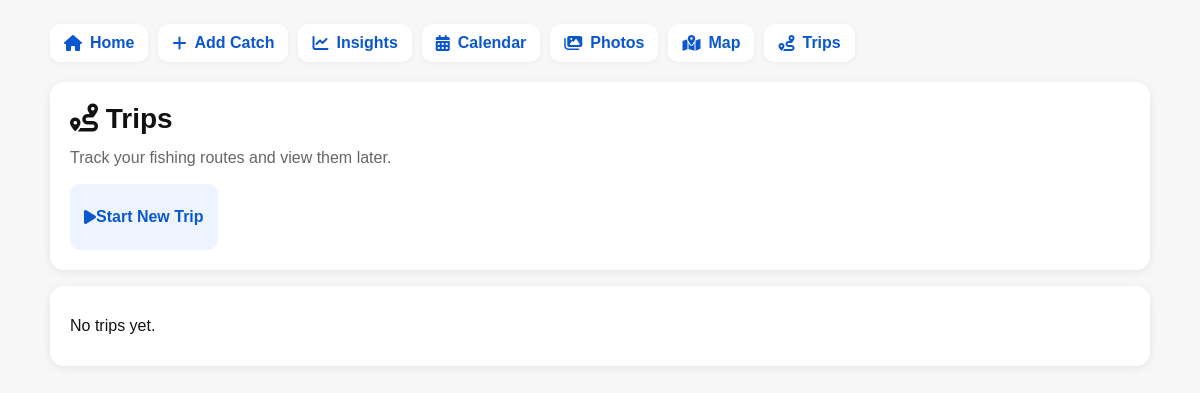
The app's page /trips, older data.
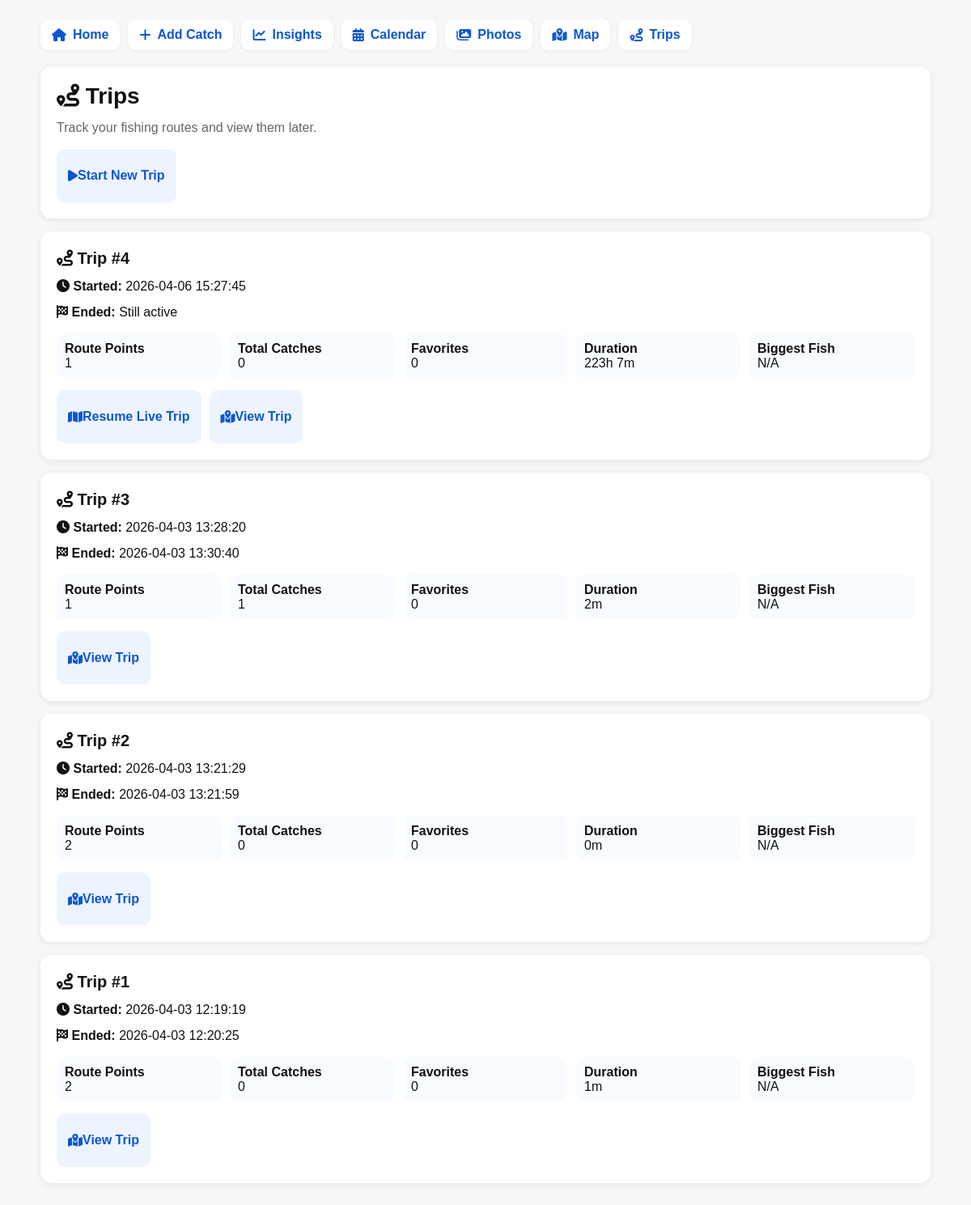
The same page, newer data.
### tables this page shows
CREATE TABLE trips (
            id INTEGER PRIMARY KEY AUTOINCREMENT,
            started_at TEXT,
            ended_at TEXT,
            name TEXT,
            notes TEXT
        );

### app.py (the view)
@app.route("/trips")
def trips():
    all_trips = get_all_trips()
    return render_template("trips.html", trips=all_trips)

### app.py (called while the page is built)
def get_connection():
    conn = sqlite3.connect(DB_FILE)
    conn.row_factory = sqlite3.Row
    return conn

def get_catches_for_trip(trip_id):
    conn = get_connection()
    cursor = conn.cursor()
    cursor.execute("""
        SELECT *
        FROM catches
        WHERE trip_id = ?
        ORDER BY id ASC
    """, (trip_id,))
    catches = cursor.fetchall()
    conn.close()
    return catches

def clean_value(value):
    if value is None:
        return None
    value = str(value).strip()
    if value == "":
        return None
    return value

def normalize_weight(weight):
    if weight is None:
        return None
    text = str(weight).strip().lower()
    text = text.replace("lbs", "").replace("lb", "").strip()
    try:
        return float(text)
    except ValueError:
        return None

### templates/trips.html (shortened to what this page needs)
{% extends "base.html" %}
{% block content %}
<div class="card">
    <h1><i class="fa-solid fa-route"></i> Trips</h1>
    <p class="muted">Track your fishing routes and view them later.</p>
    <div class="actions">
        <a href="{{ url_for('start_trip') }}">
            <i class="fa-solid fa-play"></i>
            <span>Start New Trip</span>
        </a>
    </div>
</div>
{% if not trips %}
    <div class="card">
        <p>No trips yet.</p>
    </div>
{% else %}
    {% for trip in trips %}
        <div class="card">
            <h2>
                <i class="fa-solid fa-route"></i>
                {{ trip["name"] or ("Trip #" ~ trip["id"]) }}
            </h2>
            <p>
                <i class="fa-solid fa-clock"></i>
                <strong>Started:</strong> {{ trip["started_at"] or "N/A" }}
            </p>
            <p>
                <i class="fa-solid fa-flag-checkered"></i>
                <strong>Ended:</strong> {{ trip["ended_at"] or "Still active" }}
            </p>
            <div style="display: grid; grid-template-columns: repeat(auto-fit, minmax(170px, 1fr)); gap: 10px; margin: 14px 0;">
                <div style="background: #f8fbff; border-radius: 10px; padding: 10px;">
                    <strong>Route Points</strong><br>
                    {{ trip["point_count"] }}
                </div>
                <div style="background: #f8fbff; border-radius: 10px; padding: 10px;">
                    <strong>Total Catches</strong><br>
                    {{ trip["catch_count"] }}
                </div>
                <div style="background: #f8fbff; border-radius: 10px; padding: 10px;">
                    <strong>Favorites</strong><br>
                    {{ trip["favorite_catch_count"] }}
                </div>
                <div style="background: #f8fbff; border-radius: 10px; padding: 10px;">
                    <strong>Duration</strong><br>
                    {{ trip["trip_duration"] or "N/A" }}
                </div>
                <div style="background: #f8fbff; border-radius: 10px; padding: 10px;">
                    <strong>Biggest Fish</strong><br>
                    {% if trip["biggest_fish"] %}
                        {{ trip["biggest_fish"]["display_weight"] }} — {{ trip["biggest_fish"]["species"] }}
                    {% else %}
                        N/A
                    {% endif %}
                </div>
            </div>
            <div class="actions">
                {% if not trip["ended_at"] %}
                    <a href="{{ url_for('live_trip', trip_id=trip['id']) }}">
                        <i class="fa-solid fa-map"></i>
                        <span>Resume Live Trip</span>
                    </a>
                {% endif %}
                <a href="{{ url_for('trip_detail', trip_id=trip['id']) }}">
                    <i class="fa-solid fa-map-location-dot"></i>
                    <span>View Trip</span>
                </a>
            </div>
        </div>
    {% endfor %}
{% endif %}
{% endblock %}

Row changes from the older to the newer data that the page shows:
added trips: name+id "Trip #4", started_at "2026-04-06 15:27:45", ended_at "Still active", point_count "1", catch_count "0", favorite_catch_count "0", trip "223h 7m"
added trips: name+id "Trip #3", started_at "2026-04-03 13:28:20", ended_at "2026-04-03 13:30:40", point_count "1", catch_count "1", favorite_catch_count "0", trip "2m"
added trips: name+id "Trip #2", started_at "2026-04-03 13:21:29", ended_at "2026-04-03 13:21:59", point_count "2", catch_count "0", favorite_catch_count "0", trip "0m"
added trips: name+id "Trip #1", started_at "2026-04-03 12:19:19", ended_at "2026-04-03 12:20:25", point_count "2", catch_count "0", favorite_catch_count "0", trip "1m"
Text that changed along with them:
text no longer shown: "No trips yet."
